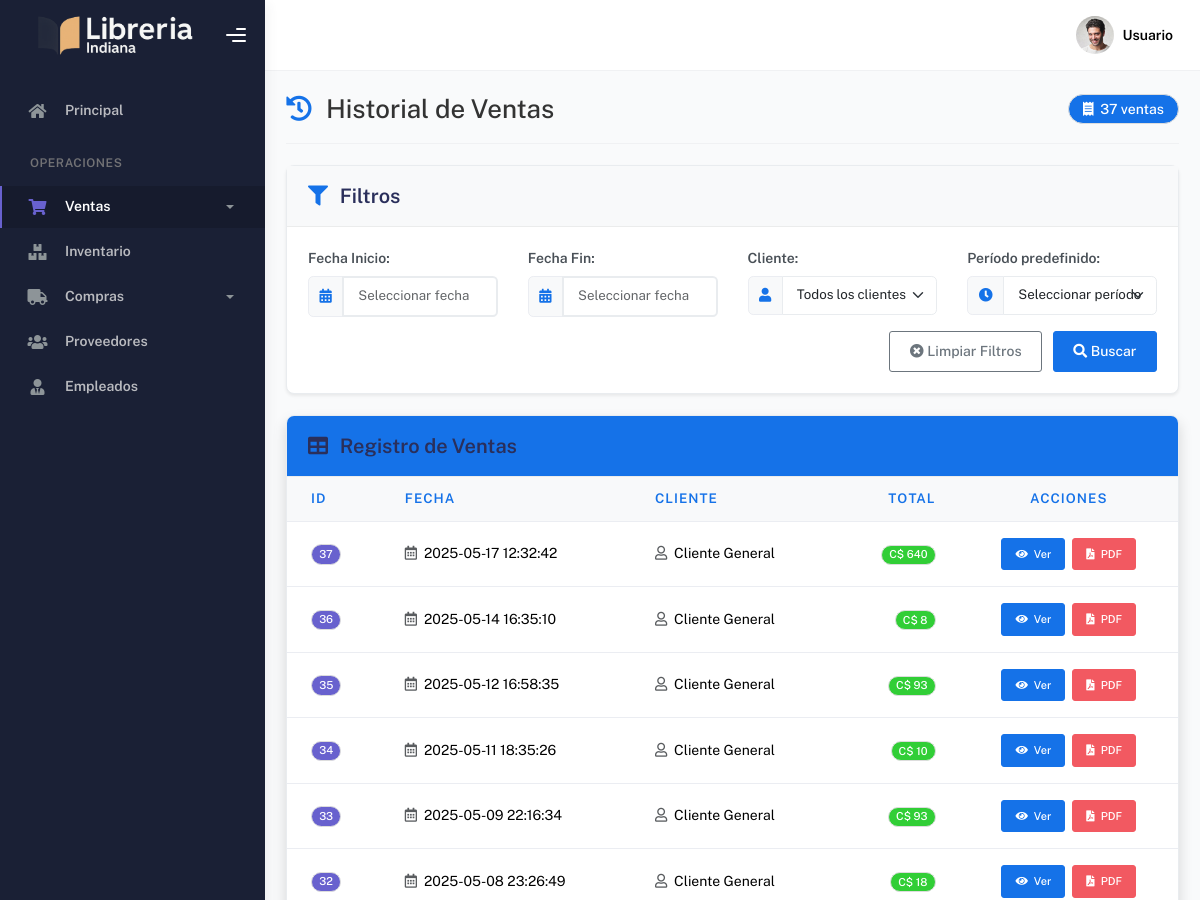
Page /historial (upper part) on the earlier database version.
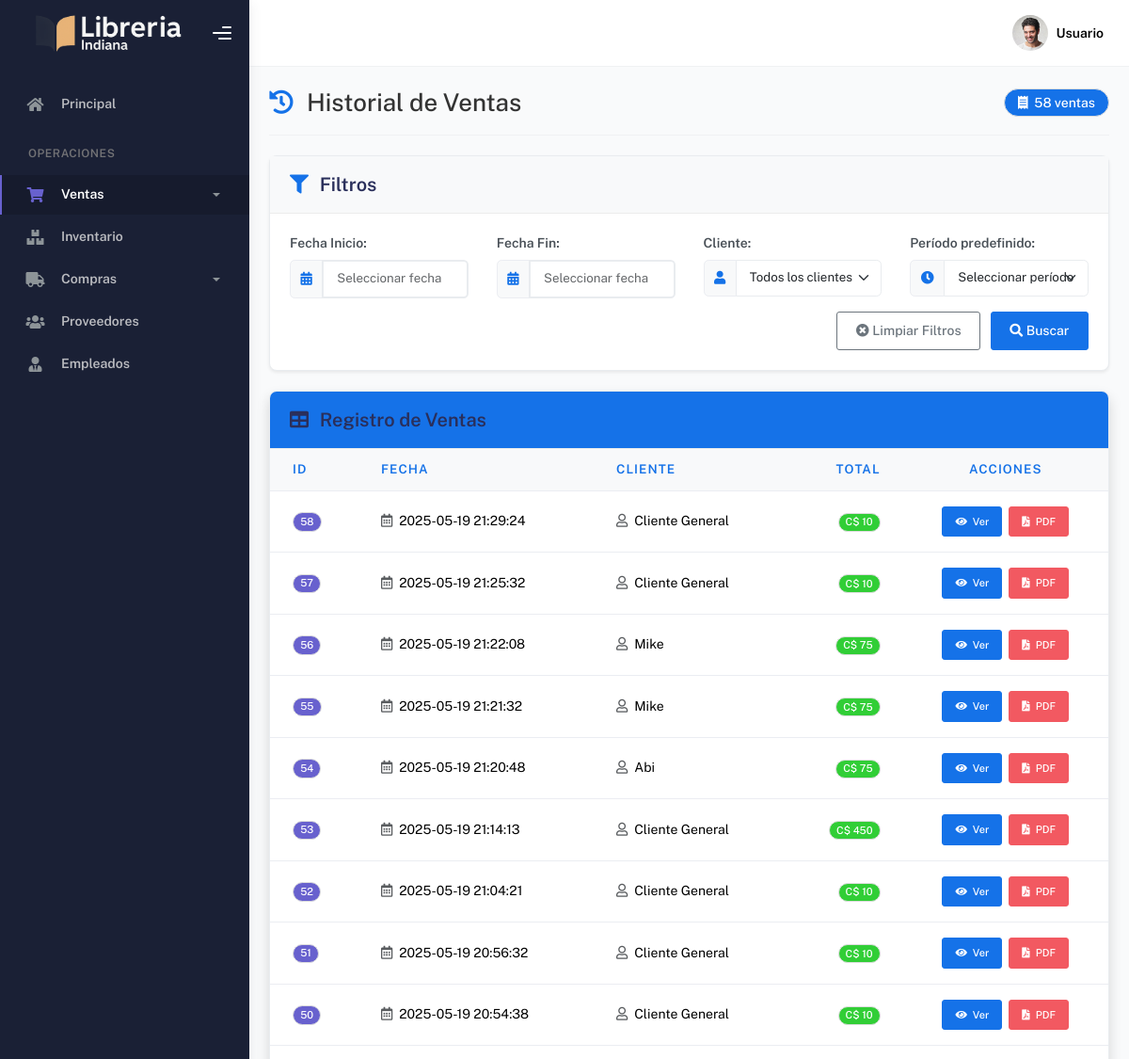
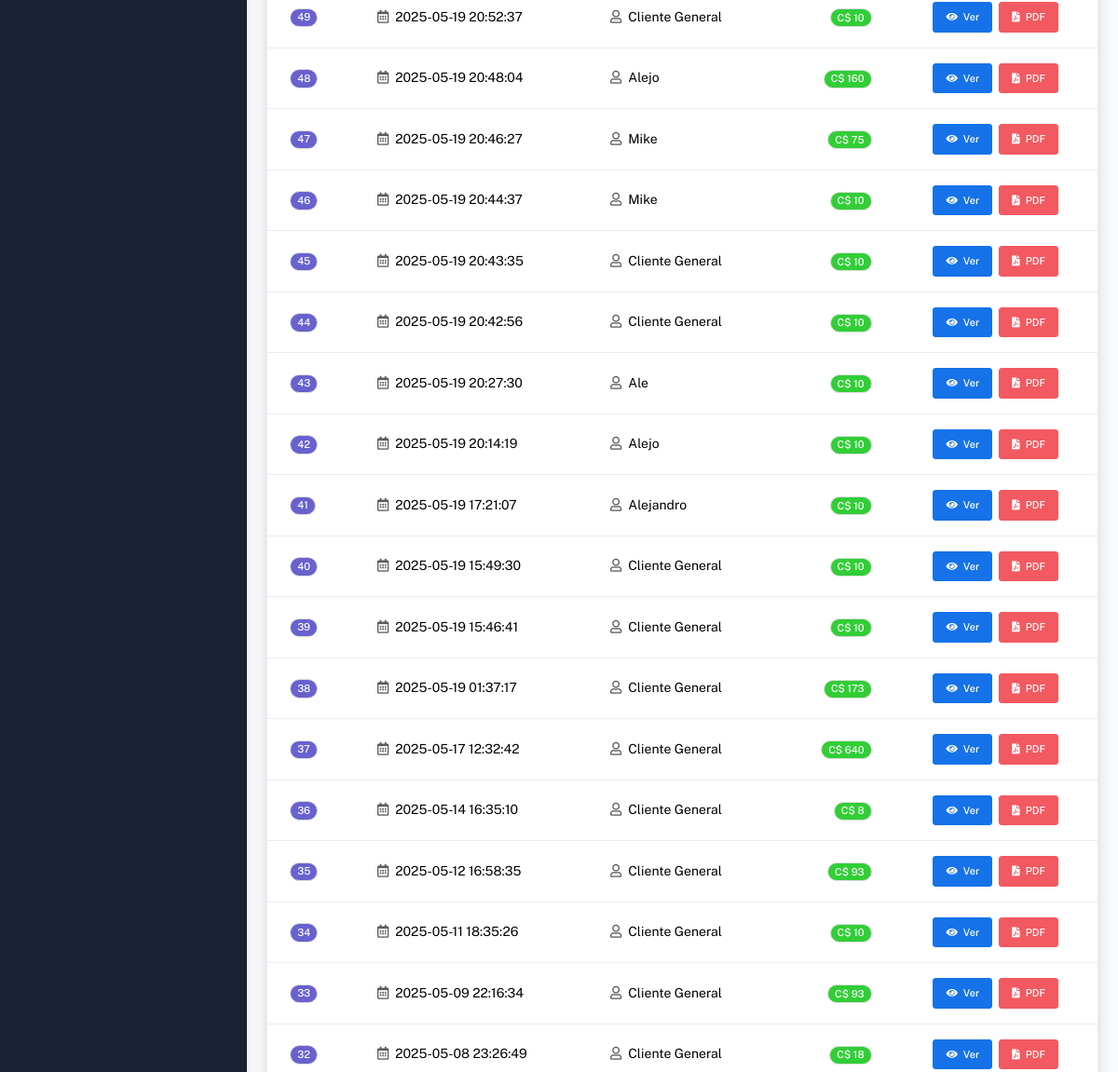
Same page on the later database version (2 pictures, top to bottom).
### tables this page shows
CREATE TABLE Venta (
    IDVenta INTEGER PRIMARY KEY AUTOINCREMENT,
    Fecha DATETIME,
    Total DECIMAL NOT NULL,
    IDEmpleado INTEGER,
    IDCliente INTEGER,
    IDSucursal INTEGER, MetodoPago TEXT, Descuento REAL,
    FOREIGN KEY (IDEmpleado) REFERENCES Empleado(IDEmpleado),
    FOREIGN KEY (IDCliente) REFERENCES Cliente(IDCliente),
    FOREIGN KEY (IDSucursal) REFERENCES Sucursal(IDSucursal)
);

### app/blueprints/ventas/routes.py (the view, shortened to what this page needs)
@ventas_bp.route("/historial", methods=["GET", "POST"])
def historial():
    ventas = obtener_ventas("todas")
    clientes = obtener_clientes()
    return render_template("ventas/ventas.html", ventas=ventas, clientes=clientes)

### app/blueprints/ventas/routes.py (called while the page is built)
def obtener_clientes():
    conexion = get_db_connection()
    cursor = conexion.cursor()
    cursor.execute("SELECT IDCliente, NombreCompleto FROM Cliente ORDER BY NombreCompleto")
    clientes = [{"IDCliente": row[0], "NombreCompleto": row[1]} for row in cursor.fetchall()]
    conexion.close()
    return clientes

### app/utils/db.py (called while the page is built)
def get_db_connection():
    conn = sqlite3.connect(current_app.config['DATABASE_PATH'])
    conn.row_factory = sqlite3.Row
    return conn

### app/blueprints/ventas/templates/ventas/ventas.html (shortened to what this page needs)
{% extends "layout.html" %}
{% block style %}
<link rel="stylesheet" href="https://cdn.jsdelivr.net/npm/flatpickr/dist/flatpickr.min.css">
<link rel="stylesheet" href="https://cdn.datatables.net/1.11.5/css/dataTables.bootstrap5.min.css">
{% endblock %}
{% block main %}
<div class="container-fluid">
    <div class="d-flex justify-content-between align-items-center mb-4 pb-3 border-bottom">
        <h2 class="m-0 d-flex align-items-center">
            <i class="fas fa-history text-primary me-3"></i>
            Historial de Ventas
        </h2>
        <span class="badge bg-primary rounded-pill px-3 py-2 fs-6">
            <i class="fas fa-receipt me-1"></i>
            {{ ventas|length }} ventas
        </span>
    </div>
    <div class="card filter-card shadow-sm mb-4">
        <div class="card-header bg-light">
            <h5 class="card-title mb-0">
                <i class="fas fa-filter me-2 text-primary"></i>
                Filtros
            </h5>
        </div>
        <div class="card-body">
            <form id="filtroForm" class="row g-3">
                <div class="col-md-3">
                    <label for="fechaInicio" class="form-label fw-bold">Fecha Inicio:</label>
                    <div class="input-group">
                        <span class="input-group-text bg-light">
                            <i class="fas fa-calendar-alt text-primary"></i>
                        </span>
                        <input type="text" class="form-control datepicker" id="fechaInicio" placeholder="Seleccionar fecha">
                    </div>
                </div>
                <div class="col-md-3">
                    <label for="fechaFin" class="form-label fw-bold">Fecha Fin:</label>
                    <div class="input-group">
                        <span class="input-group-text bg-light">
                            <i class="fas fa-calendar-alt text-primary"></i>
                        </span>
                        <input type="text" class="form-control datepicker" id="fechaFin" placeholder="Seleccionar fecha">
                    </div>
                </div>
                <div class="col-md-3">
                    <label for="cliente" class="form-label fw-bold">Cliente:</label>
                    <div class="input-group">
                        <span class="input-group-text bg-light">
                            <i class="fas fa-user text-primary"></i>
                        </span>
                        <select class="form-select" id="cliente">
                            <option value="">Todos los clientes</option>
                        </select>
                    </div>
                </div>
                <div class="col-md-3">
                    <label for="periodo" class="form-label fw-bold">Período predefinido:</label>
                    <div class="input-group">
                        <span class="input-group-text bg-light">
                            <i class="fas fa-clock text-primary"></i>
                        </span>
                        <select class="form-select" id="periodo">
                            <option value="">Seleccionar período</option>
                        </select>
                    </div>
                </div>
                <div class="col-12 text-end">
                    <button type="button" id="btnLimpiarFiltros" class="btn btn-outline-secondary me-2">
                        <i class="fas fa-times-circle me-1"></i>Limpiar Filtros
                    </button>
                    <button type="button" id="btnFiltrar" class="btn btn-primary">
                        <i class="fas fa-search me-1"></i>Buscar
                    </button>
                </div>
            </form>
        </div>
    </div>
    <div class="card data-card shadow">
        <div class="card-header bg-primary text-white py-3">
            <h5 class="card-title mb-0">
                <i class="fas fa-table me-2"></i>
                Registro de Ventas
            </h5>
        </div>
        <div class="card-body p-0">
            <div class="table-responsive">
                <table class="table table-hover mb-0" id="tablaVentas">
                    <thead class="table-light">
                        <tr>
                            <th class="fw-bold text-primary border-bottom">ID</th>
                            <th class="fw-bold text-primary border-bottom">Fecha</th>
                            <th class="fw-bold text-primary border-bottom">Cliente</th>
                            <th class="fw-bold text-primary border-bottom text-end">Total</th>
                            <th class="fw-bold text-primary border-bottom text-center">Acciones</th>
                        </tr>
                    </thead>
                    <tbody id="tabla-ventas">
                        {% if ventas|length > 0 %}
                            {% for venta in ventas %}
                            <tr>
                                <td class="align-middle">
                                    <span class="badge bg-secondary">{{ venta.id }}</span>
                                </td>
                                <td class="align-middle">
                                    <i class="far fa-calendar-alt me-1 text-muted"></i>
                                    {{ venta.fecha }}
                                </td>
                                <td class="align-middle">
                                    <i class="far fa-user me-1 text-muted"></i>
                                    {{ venta.cliente if venta.cliente else 'Cliente General' }}
                                </td>
                                <td class="text-end align-middle">
                                    <span class="badge bg-success px-2 py-1">
                                        C$ {{ venta.total | round(2) }}
                                    </span>
                                </td>
                                <td class="text-center align-middle">
                                    <div class="d-flex gap-2 justify-content-center">
                                        <button class="btn btn-primary btn-sm ver-detalle" data-id="{{ venta.id }}">
                                            <i class="fas fa-eye me-1"></i>
                                            Ver
                                        </button>
                                        <button class="btn btn-danger btn-sm exportar-pdf" data-id="{{ venta.id }}">
                                            <i class="fas fa-file-pdf me-1"></i>
                                            PDF
                                        </button>
                                    </div>
                                </td>
                            </tr>
                            {% endfor %}
                        {% endif %}
                    </tbody>
                </table>
            </div>
        </div>
    </div>
</div>
{% endblock %}

### app/templates/layout.html (shortened to what this page needs)
<!DOCTYPE html>
<html lang="en">
<head>
  <link href="https://cdn.jsdelivr.net/npm/@mdi/font@6.5.95/css/materialdesignicons.min.css" rel="stylesheet">
  <link rel="stylesheet" href="{{ url_for('static', filename='css/bootstrap.min.css') }}" />
  <link rel="stylesheet" href="{{ url_for('static', filename='css/plugins.min.css') }}" />
  <link rel="stylesheet" href="{{ url_for('static', filename='css/kaiadmin.min.css') }}" />
  <link href="https://cdn.jsdelivr.net/npm/bootstrap-icons@1.11.1/font/bootstrap-icons.css" rel="stylesheet">
  <link rel="stylesheet" href="{{ url_for('static', filename='css/demo.css') }}" />
  {% block style %} {% endblock %}
</head>
<body>
  <div class="wrapper">
    {% set current_path = request.path %}
    <div class="sidebar" data-background-color="dark">
      <div class="sidebar-logo">
        <div class="logo-header" data-background-color="dark">
          <a href="{{ url_for('dashboard.index') }}" class="logo">
            <img src="{{ url_for('static', filename='img/logo_claro.png') }}" alt="navbar brand"
              class="navbar-brand" height="20" />
          </a>
          <div class="nav-toggle">
            <button class="btn btn-toggle toggle-sidebar">
              <i class="gg-menu-right"></i>
            </button>
          </div>
        </div>
      </div>
      <div class="sidebar-wrapper scrollbar scrollbar-inner">
        <div class="sidebar-content">
          <ul class="nav nav-secondary">
            <li class="nav-item {% if current_path == url_for('dashboard.index') %}active{% endif %}">
              <a href="{{ url_for('dashboard.index') }}"
                aria-expanded="false">
                <i class="fas fa-home"></i>
                <p>Principal</p>
              </a>
            </li>
            <li class="nav-section">
              <h4 class="text-section">Operaciones</h4>
            </li>
            <li class="nav-item {% if current_path in [url_for('ventas.catalogo'), url_for('ventas.historial'), url_for('ventas.reporte')] %}active{% endif %}">
              <a data-bs-toggle="collapse" href="#ventas">
                <i class="fas fa-shopping-cart"></i>
                <p>Ventas</p>
                <span class="caret"></span>
              </a>
            </li>
            <li class="nav-item {% if current_path == url_for('inventario.mostrar_stock') %}active{% endif %}">
              <a href="{{ url_for('inventario.mostrar_stock') }}">
                <i class="fas fa-boxes"></i>
                <p>Inventario</p>
              </a>
            </li>
            <li class="nav-item {% if request.blueprint == 'compras' %}active{% endif %}">
              <a data-bs-toggle="collapse" href="#compras">
                <i class="fas fa-truck"></i>
                <p>Compras</p>
                <span class="caret"></span>
              </a>
            </li>
            <li class="nav-item {% if current_path == url_for('admin.proveedores') %}active{% endif %}">
              <a href="{{ url_for('admin.proveedores') }}">
                <i class="fas fa-users"></i>
                <p>Proveedores</p>
              </a>
            </li>
            <li class="nav-item {% if current_path == url_for('admin.employees') %}active{% endif %}">
              <a href="{{ url_for('admin.employees') }}">
                <i class="fas fa-user-tie"></i>
                <p>Empleados</p>
              </a>
            </li>
          </ul>
        </div>
      </div>
    </div>
    <div class="main-panel">
      <div class="main-header">
        <nav class="navbar navbar-header navbar-header-transparent navbar-expand-lg border-bottom">
          <div class="container-fluid">
            <ul class="navbar-nav topbar-nav ms-md-auto align-items-center">
              <li class="nav-item topbar-user dropdown hidden-caret">
                <a class="dropdown-toggle profile-pic" data-bs-toggle="dropdown" href="#" aria-expanded="false">
                  <div class="avatar-sm">
                    <img src="{{ url_for('static', filename='img/profile.jpg') }}" alt="..."
                      class="avatar-img rounded-circle" />
                  </div>
                  <span class="profile-username">
                    <span class="fw-bold">{{ session.get('username', 'Usuario') }}</span>
                  </span>
                </a>
              </li>
            </ul>
          </div>
        </nav>
      </div>
      <div class="container">
        {% block main %} {% endblock %}
      </div>
    </div>
  </div>
</body>
</html>

### app/templates/layout.html (style rules this page uses)
.navbar-brand { width: 180px; height: 100%; object-fit: contain; }

### app/blueprints/ventas/templates/ventas/ventas.html (style rules this page uses)
body { color: #333333; background-color: #f9fafb; }
.container-fluid { padding: 1.5rem; }
.filter-card { border-radius: 8px; border: 1px solid #e9ecef; box-shadow: 0 4px 6px rgba(0, 0, 0, 0.05); background-color: white; margin-bottom: 1.5rem; }
.filter-card .card-header { background-color: white; border-bottom: 1px solid #e9ecef; padding: 1rem 1.5rem; font-weight: 600; }
.filter-card .card-body { padding: 1.5rem; }
.filter-card .form-control, .filter-card .form-select { border-color: #e9ecef; padding: 0.6rem 1rem; font-size: 0.95rem; box-shadow: none; transition: all 0.3s ease; }
.data-card { border-radius: 8px; border: 1px solid #e9ecef; box-shadow: 0 4px 6px rgba(0, 0, 0, 0.05); background-color: white; margin-bottom: 1.5rem; overflow: hidden; }
.data-card .card-header { background-color: white; border-bottom: 1px solid #e9ecef; padding: 1rem 1.5rem; font-weight: 600; display: flex; justify-content: space-between; align-items: center; }
.data-card .card-body { padding: 0; }
.table-responsive { padding: 0; }
.btn-primary { background-color: #4361ee; border-color: #4361ee; }
.badge { padding: 0.35em 0.65em; font-weight: 500; border-radius: 30px; }

Differences in the rows shown:
added Venta: id "58", fecha "2025-05-19 21:29:24", cliente "Cliente General", total "10"
added Venta: id "57", fecha "2025-05-19 21:25:32", cliente "Cliente General", total "10"
added Venta: id "56", fecha "2025-05-19 21:22:08", cliente "Mike", total "75"
added Venta: id "55", fecha "2025-05-19 21:21:32", cliente "Mike", total "75"
added Venta: id "54", fecha "2025-05-19 21:20:48", cliente "Abi", total "75"
added Venta: id "53", fecha "2025-05-19 21:14:13", cliente "Cliente General", total "450"
added Venta: id "52", fecha "2025-05-19 21:04:21", cliente "Cliente General", total "10"
added Venta: id "51", fecha "2025-05-19 20:56:32", cliente "Cliente General", total "10"
added Venta: id "50", fecha "2025-05-19 20:54:38", cliente "Cliente General", total "10"
added Venta: id "49", fecha "2025-05-19 20:52:37", cliente "Cliente General", total "10"
added Venta: id "48", fecha "2025-05-19 20:48:04", cliente "Alejo", total "160"
added Venta: id "47", fecha "2025-05-19 20:46:27", cliente "Mike", total "75"
added Venta: id "46", fecha "2025-05-19 20:44:37", cliente "Mike", total "10"
added Venta: id "45", fecha "2025-05-19 20:43:35", cliente "Cliente General", total "10"
added Venta: id "44", fecha "2025-05-19 20:42:56", cliente "Cliente General", total "10"
added Venta: id "43", fecha "2025-05-19 20:27:30", cliente "Ale", total "10"
added Venta: id "42", fecha "2025-05-19 20:14:19", cliente "Alejo", total "10"
added Venta: id "41", fecha "2025-05-19 17:21:07", cliente "Alejandro", total "10"
added Venta: id "40", fecha "2025-05-19 15:49:30", cliente "Cliente General", total "10"
added Venta: id "39", fecha "2025-05-19 15:46:41", cliente "Cliente General", total "10"
added Venta: id "38", fecha "2025-05-19 01:37:17", cliente "Cliente General", total "173"
Other differences:
{{ ventas|length }}: "37" → "58"
